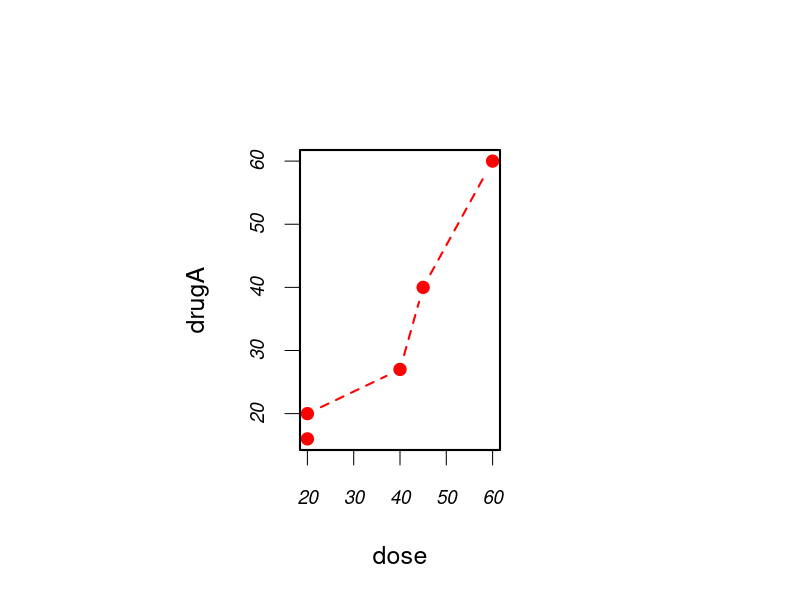
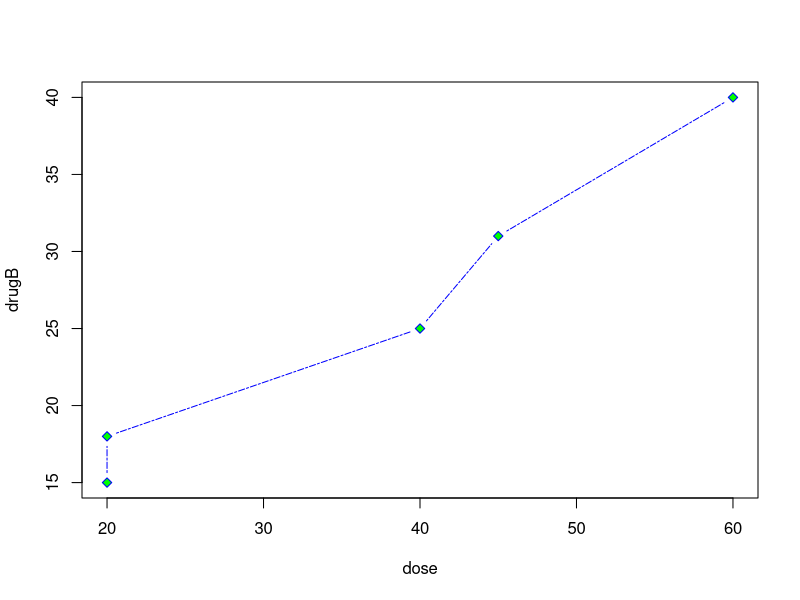

R code for these plots, in order:
dose=c(20,20,40,45,60)
drugA=c(16,20,27,40,60)
drugB=c(15,18,25,31,40)

opar=par(no.readonly=TRUE)

par(pin=c(2,3))
par(lwd=2, cex=1.5)
par(cex.axis=0.75,font.axis=3)

plot(dose, drugA, type="b", pch=19, lty=2, col="red")
x11()
plot(dose, drugB, type="b", pch=23, lty=6, col="blue", bg="green")

